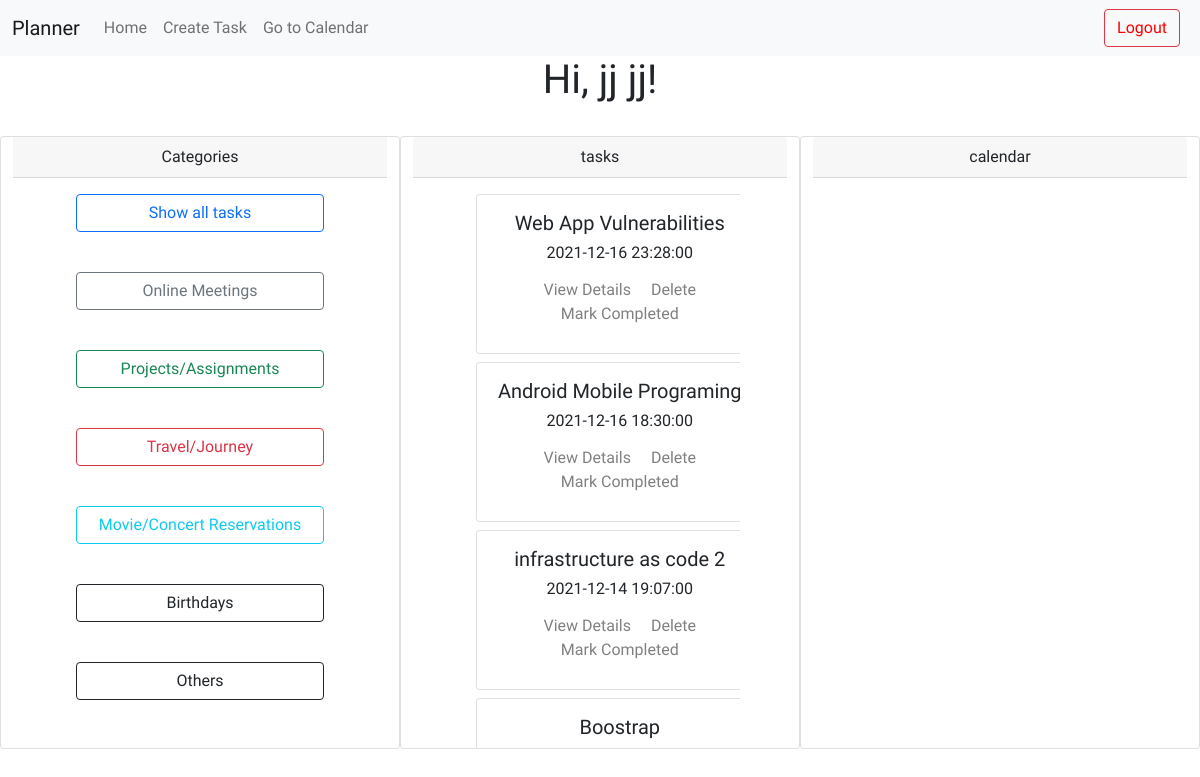
/index/online_meetings (signed in), run on the app's committed database.
### DBHandler/models.py (models this page shows, shortened)
class User(UserMixin, db.Model):
    id = db.Column(db.Integer, primary_key=True)
    username = db.Column(db.String(64), index=True, unique=True)
    first_name = db.Column(db.String(64))
    last_name = db.Column(db.String(64))
    email = db.Column(db.String(120), index=True, unique=True)
    password_hash = db.Column(db.String(128))
    tasks = db.relationship('Task', backref='creator', lazy='dynamic')
    def onlinemeetingstask(self):
        own = Task.query.filter_by(task_type = 'onlme').order_by(Task.timestamp.desc())
        return own

class Task(db.Model):
    id = db.Column(db.Integer, primary_key=True)
    title = db.Column(db.String(150))
    timestamp = db.Column(db.DateTime, index=True, default=datetime.utcnow)
    user_id = db.Column(db.Integer, db.ForeignKey('user.id'))
    task_type = db.Column(db.String(5))
    online = db.relationship('Online_meetings',backref = 'parent1', lazy = 'dynamic')
    deadline = db.relationship('Deadlines',backref = 'parent2', lazy = 'dynamic')
    travel = db.relationship('Travel',backref = 'parent3', lazy = 'dynamic')
    birthday = db.relationship('Birthday',backref = 'parent4', lazy = 'dynamic')
    general = db.relationship('General',backref = 'parent5', lazy = 'dynamic')
    movie = db.relationship('Movie',backref = 'parent6', lazy = 'dynamic')

### Backend/routes.py (the view, shortened to what this page needs)
@app.route('/index/online_meetings', methods=['GET', 'POST'])
@login_required
def online_meetings():
    tasks = User.onlinemeetingstask(current_user)
    form = TaskFilterForm()
    return render_template('index.html', title='Home', tasks=tasks, form=form)

### Backend/forms.py
class TaskFilterForm(FlaskForm):
    onlme = SubmitField('Online Meetings')
    projs = SubmitField('Projects/Assignments')
    travl = SubmitField('Travel/Journey')
    movie = SubmitField('Movie/Concert Reservations')
    birth = SubmitField('Birthdays')
    gentk = SubmitField('Others')
    index = SubmitField('Show all tasks')

### DBHandler/models.py (called while the page is built)
@login.user_loader
def load_user(id):
    return User.query.get(int(id))

### Backend/templates/index.html (shortened to what this page needs)
{% extends "base.html" %}
{% block content %}
    <h1>Hi, {{ current_user.first_name }} {{ current_user.last_name }}!</h1>
   <div class="container-fluid">
       <div class="row">
    <div class="col-lg-4 card">
    <form action="" method="post" novalidate>
        <div class="card-header">
            Categories
          </div>
        <div class="card-body d-grid gap-2 col-9 mx-auto">
            {{ form.index(class="btn btn-outline-primary") }}<br>
            {{ form.onlme(class="btn btn-outline-secondary") }}<br>
            {{ form.projs(class="btn btn-outline-success") }}<br>
            {{ form.travl(class="btn btn-outline-danger") }}<br>
            {{ form.movie(class="btn btn-outline-info") }}<br>
            {{ form.birth(class="btn btn-outline-dark") }}<br>
            {{ form.gentk(class="btn btn-outline-dark") }}<br>
    </div>
    </form>
</div>
<div class="col-lg-4 card overflow-hidden flex-wrap" >
    <div class="card-header">
        tasks
    </div>
    <div class="wrapper card-body d-grid gap-2 col-9 mx-auto ">
    {% for task in tasks %}
        {% include '_task.html' %}
    {% endfor %}
</div>
</div>
    <div class="col-lg-4 card">
        <div class="card-header">
            calendar
        </div>
    </div>
</div>
</div>
{% endblock %}

### Backend/templates/_task.html (shortened to what this page needs)
<div class="card item" style="width: 18rem; height: 10rem;">
    <div class="card-body">
      <h5 class="card-title">{{ task.title }}</h5>
      <h6>{{ task.timestamp }}</h6>
        <a href="{{ url_for('fullview', task_id=task.id) }}" class="card-link">View Details</a>
        <a href="{{ url_for('delete_task', id=task.id) }}" class="card-link">Delete</a>
        <br>
        <a href="{{ url_for('delete_task', id=task.id) }}" class="card-link">Mark Completed</a>
    </div>
  </div>

### Backend/templates/base.html (style rules this page uses)
body { text-align:center; font-family: 'Comfortaa', cursive; }
a { text-decoration:none; color:grey; }
.wrapper { height: 110px; overflow-x: hidden; overflow-y: auto; text-align:center; }

### data on the page
User: first_name "jj", last_name "jj"
Task: title "Web App Vulnerabilities", timestamp "2021-12-16 23:28:00"
Task: title "Android Mobile Programing", timestamp "2021-12-16 18:30:00"
Task: title "infrastructure as code 2", timestamp "2021-12-14 19:07:00"
Task: title "Boostrap"
